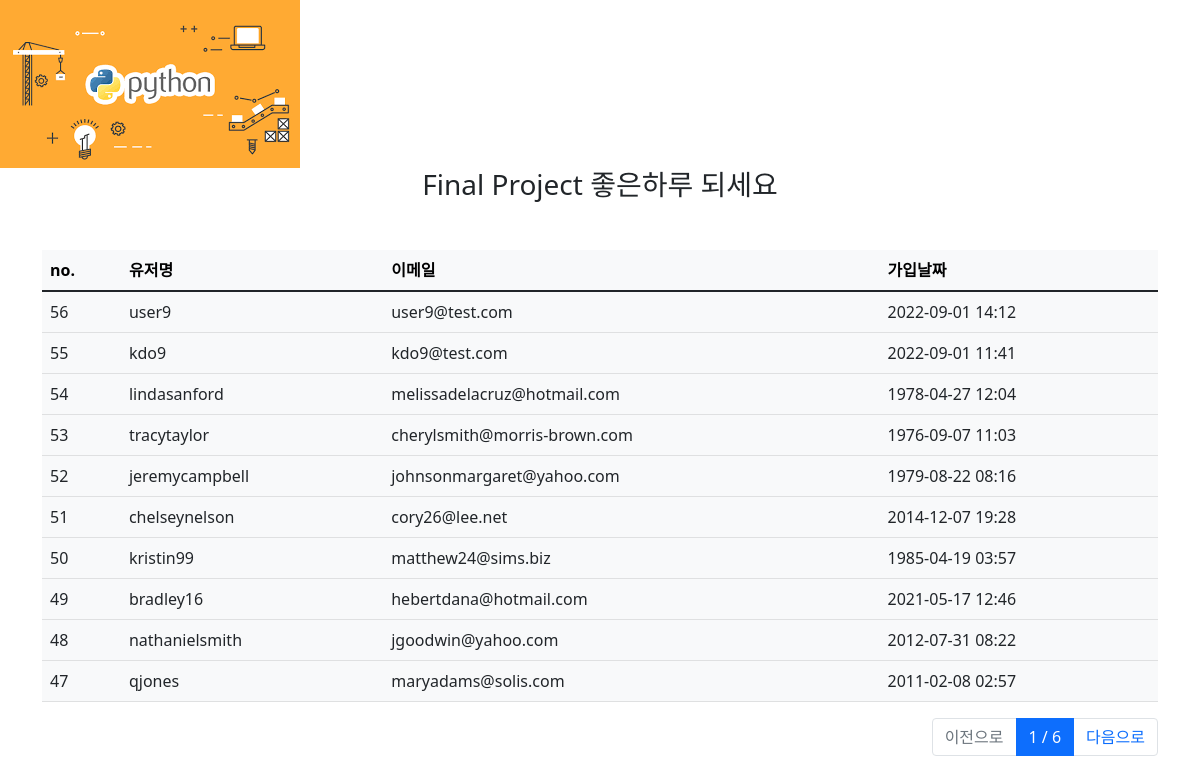
The page /users/ (signed in) on the database its author committed.
### user/models.py (models this page shows, shortened)
class User(AbstractUser):
    register_date = models.DateTimeField(auto_now_add=True, verbose_name="등록날짜")
    class Meta:
        verbose_name = "사용자"
        verbose_name_plural = "사용자"

### user/views.py (the view)
# urls.py: path("users/", user_list_view, name="user_list"),
@login_required
def user_list_view(request):
    page = int(request.GET.get("page", 1))
    users = User.objects.all().order_by("-id")
    paginator = Paginator(users,10)
    users = paginator.get_page(page)
    return render(request, "users.html", {"users": users})

### templates/users.html (shortened to what this page needs)
{% extends "base.html" %}
{% block content %}
<div class="container">
<div class="row mt-5">
  <div class="col-12">
    <table class="table table-light">
      <thead class="thead-light">
        <tr>
          <th scope="col">no.</th>
          <th scope="col">유저명</th>
          <th scope="col">이메일</th>
          <th scope="col">가입날짜</th>
        </tr>
      </thead>
      <tbody class="text-dark">
        {% for user in users %}
        <tr>
          <td scope="row">{{ user.id }}</td>
          <td>{{ user.username }}</td>
          <td>{{ user.email }}</td>
          <td>{{ user.register_date|date:'Y-m-d H:i' }}</td>
        </tr>
        {% endfor %}
      </tbody>
    </table>
  </div>
</div>
<nav aria-label="Page navigation example">
  <ul class="pagination justify-content-end">
    {% if users.has_previous %}
    <li class="page-item">
      <a class="page-link" href="?page={{ users.previous_page_number }}">이전으로</a>
    </li>
    {% else %}
    <li class="page-item disabled">
      <a class="page-link" href="#">이전으로</a>
    </li>
    {% endif %}
    <li class="page-item active">
      <a class="page-link" href="#">{{ users.number }} / {{ users.paginator.num_pages }}</a>
    </li>
    {% if users.has_next %}
    <li class="page-item">
      <a class="page-link" href="?page={{ users.next_page_number }}">다음으로</a>
    {% else %}
    <li class="page-item disabled">
      <a class="page-link disabled" href="#">다음으로</a>
    {% endif %}
    </li>
  </ul>
</nav>
  </div>
{% endblock %}

### templates/base.html (shortened to what this page needs)
<!doctype html>
<html lang="en">
  <head>
    <link href="https://cdn.jsdelivr.net/npm/bootstrap@5.1.3/dist/css/bootstrap.min.css" rel="stylesheet">
  </head>
  <body>
    <img src="이미지1.png" class="mw-100" alt="...">
    <h3 align="center", color=""blue"> Final Project 좋은하루 되세요  </h3>
    {% block content %}
    {% endblock %}
  </body>
</html>

### rows shown on the page
User: id "56", username "user9", email "user9@test.com", register_date "2022-09-01 14:12"
User: id "55", username "kdo9", email "kdo9@test.com", register_date "2022-09-01 11:41"
User: id "54", username "lindasanford", email "melissadelacruz@hotmail.com", register_date "1978-04-27 12:04"
User: id "53", username "tracytaylor", email "cherylsmith@morris-brown.com", register_date "1976-09-07 11:03"
User: id "52", username "jeremycampbell", email "johnsonmargaret@yahoo.com", register_date "1979-08-22 08:16"
User: id "51", username "chelseynelson", email "cory26@lee.net", register_date "2014-12-07 19:28"
User: id "50", username "kristin99", email "matthew24@sims.biz", register_date "1985-04-19 03:57"
User: id "49", username "bradley16", email "hebertdana@hotmail.com", register_date "2021-05-17 12:46"
User: id "48", username "nathanielsmith", email "jgoodwin@yahoo.com", register_date "2012-07-31 08:22"
User: id "47", username "qjones", email "maryadams@solis.com", register_date "2011-02-08 02:57"

### other values the page prints
{{ users.number }} "1"
{{ users.paginator.num_pages }} "6"
